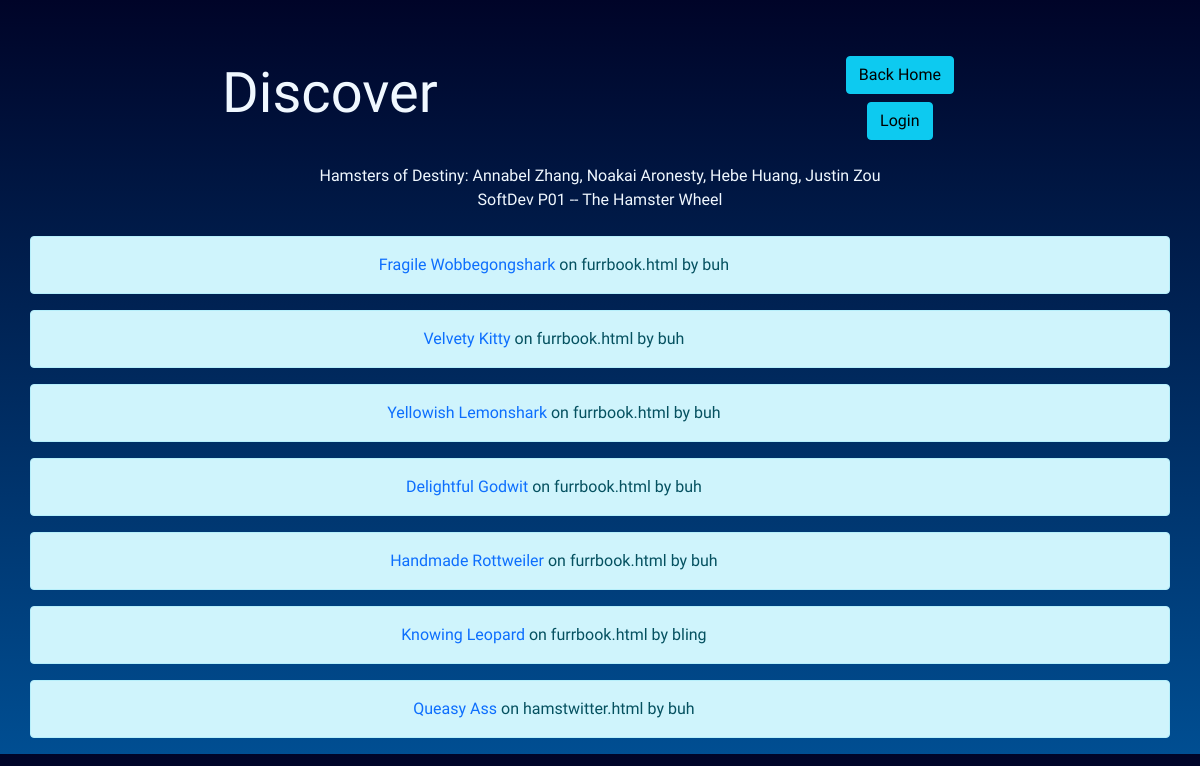
The page /discover on the database as committed earlier.
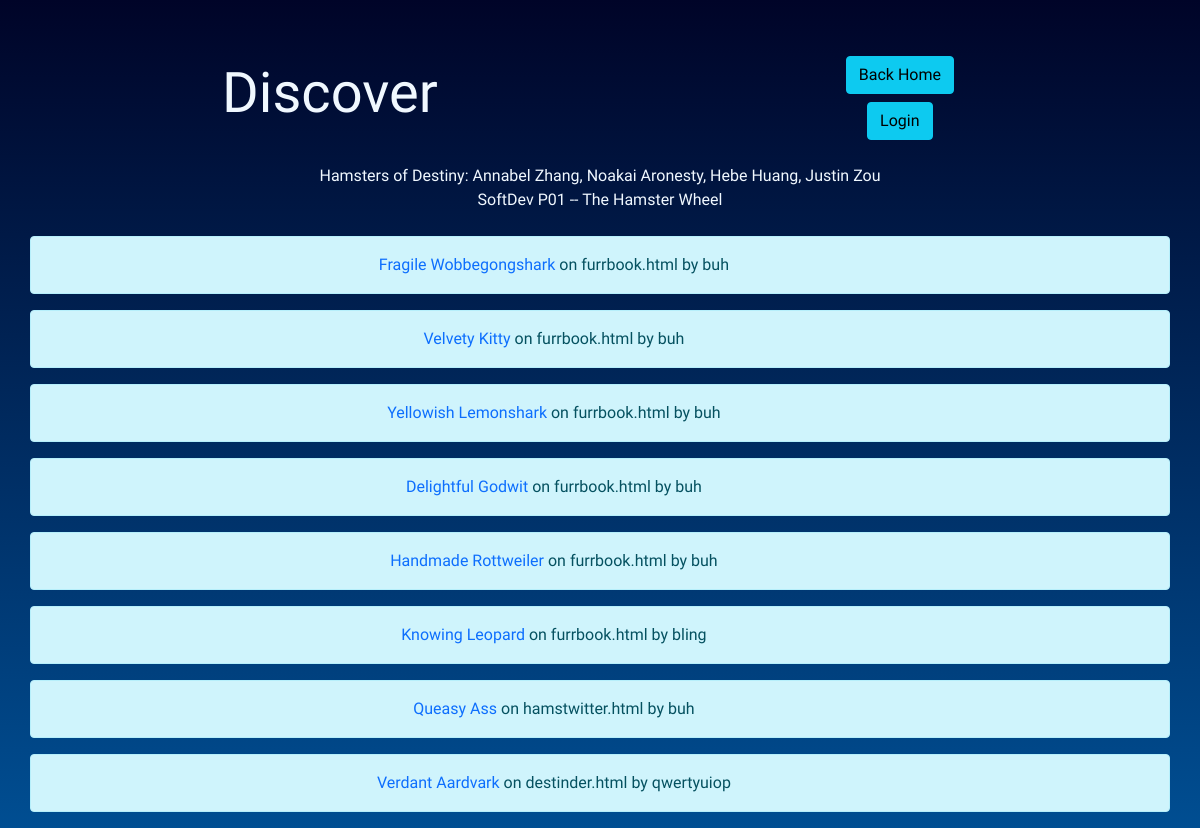
The same page on the database as committed later.
### tables this page shows
CREATE TABLE profiles (pid INTEGER, name TEXT, username TEXT, template TEXT, pfp TEXT, banner TEXT, adjective TEXT, animal TEXT, joke TEXT, catFact TEXT, weatherFact TEXT, meme1 TEXT, meme2 TEXT, age TEXT, location TEXT, genre TEXT, date TEXT, year TEXT);

### __init__.py (the view)
@app.route("/discover", methods=['GET', 'POST'])
def discover():
    try:
        discoverList = []
        db = sqlite3.connect(DB_FILE)
        c = db.cursor()
        query = c.execute('SELECT name, template, username FROM profiles')
        convert = list(query) #turns tuple into list
    except:
        return render_template("home.html")
    return render_template("discover.html", list=convert)

### templates/discover.html (shortened to what this page needs)
<!DOCTYPE html>
<html lang="en" dir="ltr">
<head>
    <link href="https://cdn.jsdelivr.net/npm/bootstrap@5.1.3/dist/css/bootstrap.min.css" rel="stylesheet"
>
    <link href="../static/css/general.css" rel="stylesheet">
</head>
<body id="top">
<br>
<div class="container pt-4 pb-3 rounded">
    <div class="row row-cols-auto">
        <div class="col p-0 my-auto">
            <h1 class="fw-light display-4" id="title">Discover</h1>
        </div>
        <div class="col p-0 my-auto">
            <div class="container my-2">
            <form action="/" method='GET'>
                <button type="submit" class="btn btn-info" formaction="/">Back Home</button>
            </form>
            </div>
            <div class="container my-2">
                {% if session['username'] %}
                <form action="/logout" method='GET'>
                    <button type="submit" class="btn btn-danger" formaction="/logout">Logout</button>
                </form>
                {% else %}
                <form action="/login" method='GET'>
                    <button type="submit" class="btn btn-info" formaction="/login">Login</button>
                </form>
                {% endif %}
            </div>
        </div>
    </div>
</div>
<div class="container p-4 pt-0 rounded">
    Hamsters of Destiny: Annabel Zhang, Noakai Aronesty, Hebe Huang, Justin Zou<br>
    SoftDev P01 -- The Hamster Wheel<br>
</div>
{% set NAME = 0 %}
{% set TEMPLATE = 1 %}
{% set USERNAME = 2 %}
{% for user in list %}
<div class="container user-container alert alert-info">
    <div class="row p-0 m-0">
        <div class="col-11 p-0 m-0">
            <a class="profile" style="text-decoration: none;" href="/{{user[NAME]}}"> {{user[NAME]}}</a> on
            <span class="template"> {{user[TEMPLATE]}} by {{user[USERNAME]}} </span>
        </div>
    </div>
</div>
{% endfor %}
</body>
</html>

Rows that differ between the two databases and show on the page:
added profiles: name "Verdant Aardvark", template "destinder.html", username "qwertyuiop"
